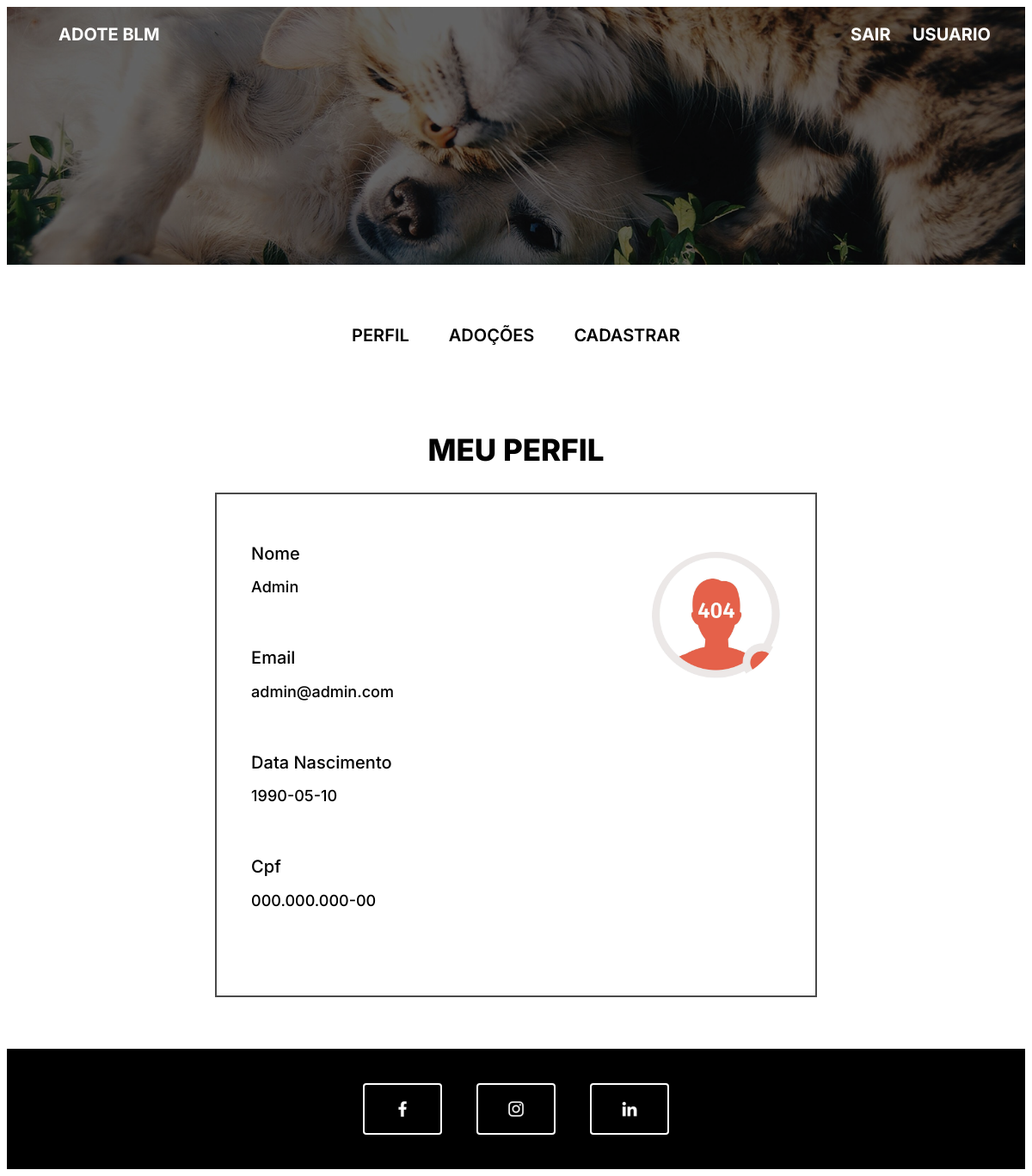
The page /user (signed in) on the database as committed earlier.
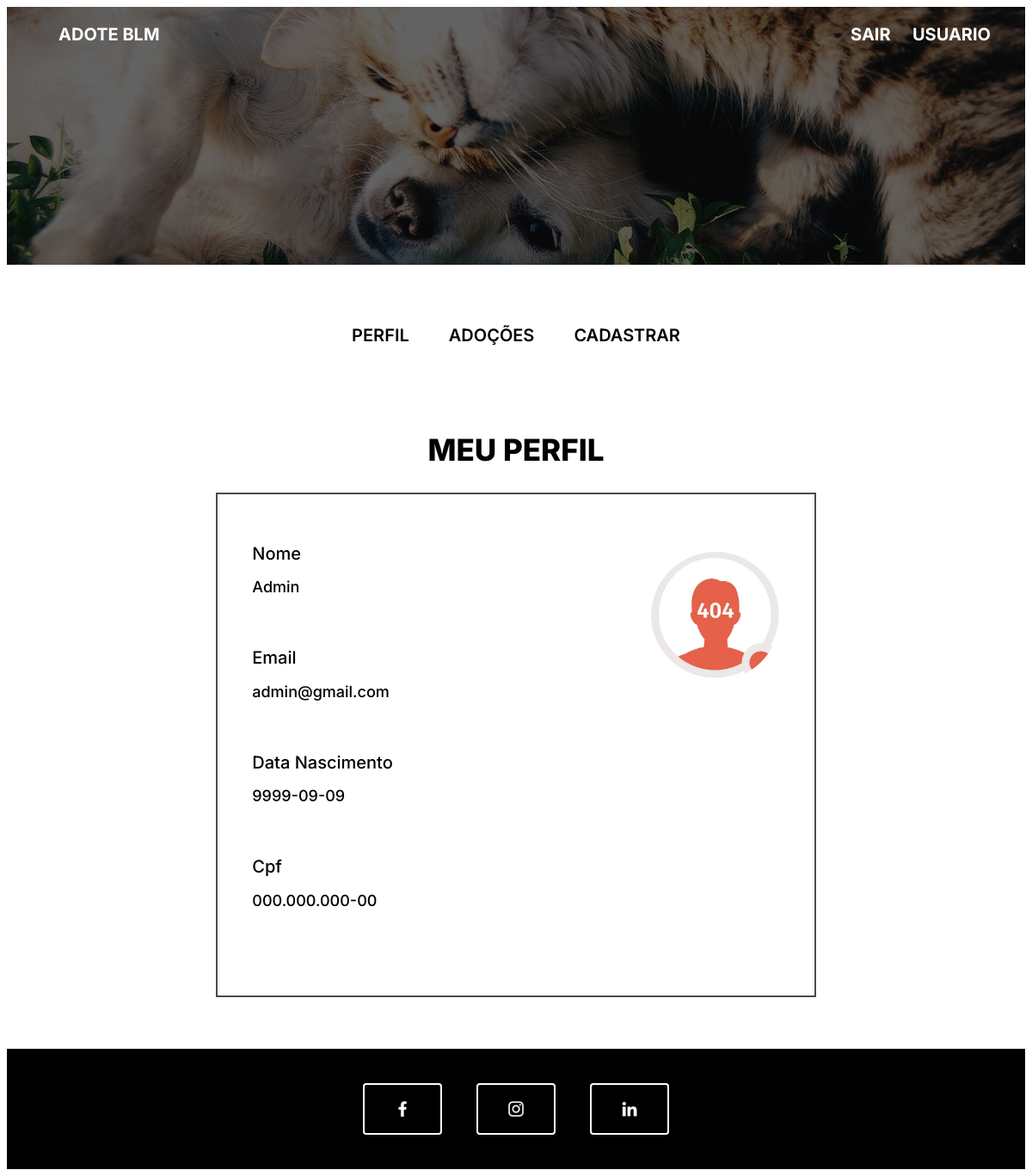
The same page on the database as committed later.
### model.py (models this page shows, shortened)
class User(UserMixin, db.Model):
    id = db.Column(db.Integer, primary_key=True)
    nome = db.Column(db.String(100), nullable=False)
    email = db.Column(db.String(100), unique=True, nullable=False)
    senha = db.Column(db.String(50))
    data_nas = db.Column(db.Date, nullable=False)
    cpf = db.Column(db.String(14), nullable=False, unique=True)
    tipo_usuario = db.Column(SqlEnum(Tipo_User), nullable=False)

### controller.py (the view)
@controller_bp.route('/user')
@login_required
def user():
    lista = listar_adocoes()
    return render_template('user.html', current_user=current_user, adocoes=lista)

### model.py (called while the page is built)
@login_manager.user_loader
def user_loader(id):
    return db.session.query(User).filter_by(id=id).first()

def listar_adocoes():
    if current_user.tipo_usuario.value == 'cliente':
        return Adocao.query.filter_by(usuario_id=current_user.id).all()
    elif current_user.tipo_usuario.value == 'funcionario':
        return Adocao.query.all()

### view/templates/user.html (shortened to what this page needs)
{% extends "components/base.html" %}
{% block content %}
<div class="form-login">
  <div class="conta-btns">
    <button class="btn" onclick="mostrarTela('perfil')">PERFIL</button>
    <button class="btn" onclick="mostrarTela('adocoes')">ADOÇÕES</button>
    {% if current_user.tipo_usuario.value == 'funcionario' %}
    <button class="btn" onclick="mostrarTela('cadastrar')">CADASTRAR</button>
    {% endif %}
  </div>
  <div id="perfil" class="tela" style="display: block;">
    <h2 class="titulo">MEU PERFIL</h2>
    <div class="perfil-container">
      <div class="perfil-info">
        <div class="dados-perfil">
        <h2>Nome</h2>
        <h1>{{ current_user.nome }}</h1>
        </div>
        <div class="dados-perfil">
        <h2>Email</h2>
        <h1>{{ current_user.email }}</h1>
        </div>
        <div class="dados-perfil">
        <h2>Data Nascimento</h2>
        <h1>{{ current_user.data_nas }}</h1>
        </div>
        <div class="dados-perfil">
        <h2>Cpf</h2>
        <h1>{{ current_user.cpf }}</h1>
        </div>
      </div>
      <img src="../static/img/perfil.jpg" class="perfil-img" alt="">
    </div>
  </div>
</div>
{% endblock %}

### view/templates/components/base.html (shortened to what this page needs)
<!DOCTYPE html>
<html lang="pt-BR">
  {% block head %}
  <head>
    <link rel="stylesheet" href="{{ url_for('static', filename='css/styles.css') }}" />
  </head>
  {% endblock head %}
  <body>
    {% include "components/header.html" %}
    <main>
      {% block content %}{% endblock %}
    </main>
    {%include "components/footer.html" %}
  </body>
</html>

### view/templates/components/header.html (shortened to what this page needs)
<header class="cabecalho">
      <section class="links">
        <a href="{{ url_for('controller_bp.home') }}" class="header-link">ADOTE BLM</a>
        <div>
          {% if current_user.is_authenticated %}
            <a href="{{ url_for('controller_bp.logout') }}" class="header-link">SAIR</a>
            <a href="{{ url_for('controller_bp.user') }}" class="header-link">USUARIO</a>
          {% else %}
            <a href="{{ url_for('controller_bp.login') }}" class="header-link">LOGIN</a>
            <a href="{{ url_for('controller_bp.register') }}" class="header-link">CADASTRO</a>
          {% endif %}
        </div>
      </section>
      <div class="banner-conteudo">
      </div>
    </header>

### view/templates/components/footer.html
<footer class="rodape">
  <ul class="rodape-links">
    <li class="rodape-links-btn">
      <a
        href="https://www.facebook.com/login/?next=https%3A%2F%2Fwww.facebook.com%2F%3Flocale%3Dpt_BR"
        class="link"
      >
        <img
          src="{{ url_for('static', filename='img/facebook.png') }}"
          alt="Faceboook"
          class="link-logo"
      /></a>
    </li>
    <li class="rodape-links-btn">
      <a href="https://www.instagram.com/" class="link">
        <img
          src="{{ url_for('static', filename='img/instragram.png') }}"
          alt="Instagram"
          class="link-logo"
      /></a>
    </li>
    <li class="rodape-links-btn">
      <a href="https://www.linkedin.com/feed/" class="link">
        <img
          src="{{ url_for('static', filename='img/linkedin.png') }}"
          alt="LinkedIn"
          class="link-logo"
      /></a>
    </li>
  </ul>
</footer>

### view/static/css/styles.css (style rules this page uses)
:root { --fonte-principal: "Inter"; --branco: #ffffff; --preto: #000000; --cinza: #d9d9d9; --fundo-botao: #333; }
* { font-family: var(--fonte-principal); font-size: 20px; font-weight: 500; box-sizing: border-box; }
.cabecalho { position: relative; color: var(--branco); }
.links { display: flex; justify-content: space-between; padding: 20px 40px; background-color: transparent; position: absolute; width: 100%; top: 0; left: 0; z-index: 2; }
.header-link { color: var(--branco); text-decoration: none; font-weight: bold; margin-left: 20px; }
.banner-conteudo { background-image: url("../img/banner.png"); background-size: cover; background-position: center; height: 300px; display: flex; flex-direction: column; justify-content: center; align-items: center; text-align: center; padding: 40px; color: var(--branco); }
.btn, .btn:focus, .btn:active { background-color: var(--branco); color: var(--preto); border: none; height: 44px; text-decoration: none; padding: 10px 16px; border-radius: 8px; font-size: 1rem; font-weight: 600; cursor: pointer; }
.rodape { background-color: var(--preto); padding: 40px 0; text-align: center; }
.rodape-links { list-style: none; display: flex; justify-content: center; gap: 40px; padding: 0; margin: 0; }
.rodape-links-btn { border: 2px solid var(--branco); padding: 16px 32px; border-radius: 4px; transition: all 0.3s ease; }
.link { display: flex; align-items: center; justify-content: center; }
.link-logo { width: 24px; height: 24px; filter: brightness(0) invert(1); }
.titulo { font-weight: 800; text-align: center; font-size: 35px; margin-top: 2em; }
.form-login { display: flex; flex-direction: column; width: 40%; align-items: center; justify-content: space-between; margin: 2em auto 0 auto; }
.conta-btns { display: flex; flex-direction: row; gap: 0.7em; align-items: center; padding: 1em; }
.perfil-container { display: flex; align-items: center; gap: 300px; font-size: 18px; border: 2px solid rgb(74, 74, 74); padding: 40px; }
.perfil-img { width: 150px; height: 150px; border-radius: 50%; object-fit: cover; margin-bottom: 300px; }
.perfil-info h1 { margin: 5px 0; font-size: 18px; }
.tela { margin-bottom: 60px; }
.dados-perfil { margin-bottom: 60px; white-space: nowrap; }

Rows that differ between the two databases and show on the page:
changed User "Admin": email "admin@admin.com" → "admin@gmail.com"; data_nas "1990-05-10" → "9999-09-09"
